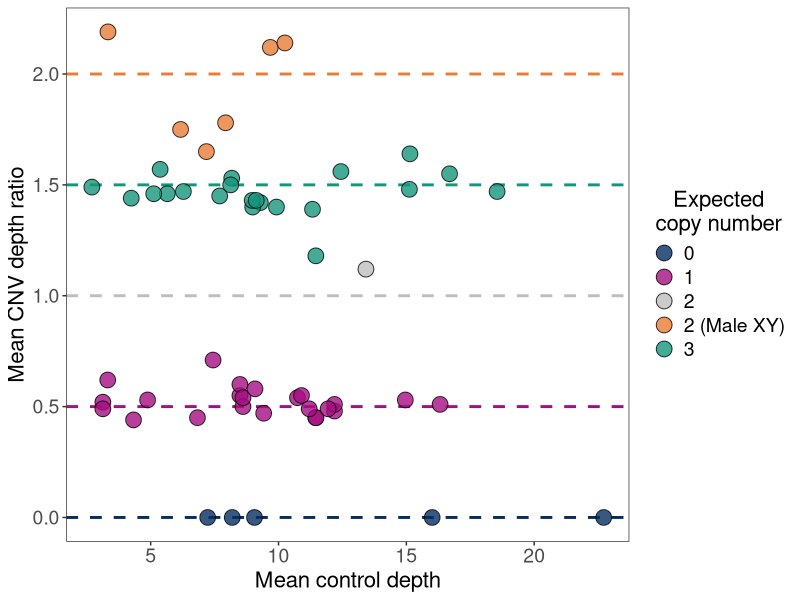
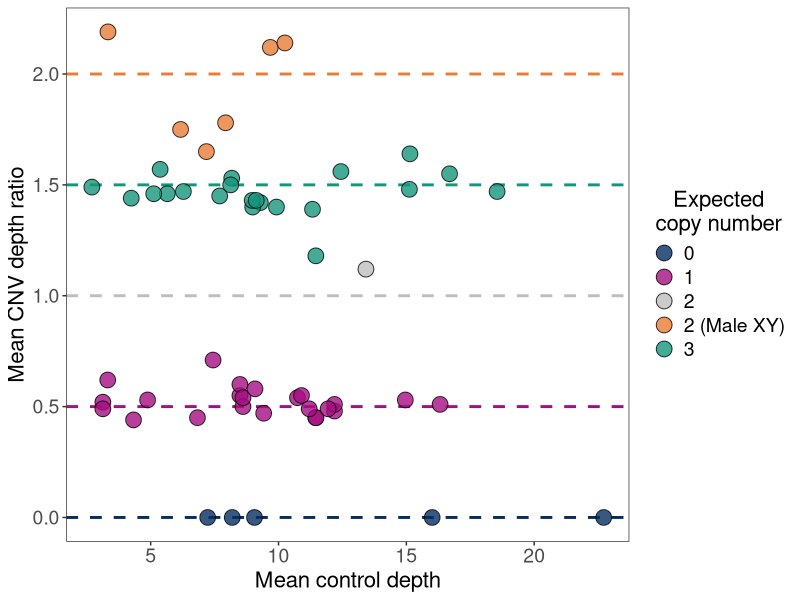

The R source for these figures, in order:
library(data.table)
library(dplyr)
library(ggplot2)

df<-fread("./data/sample_cnv_data.txt", sep="\t", header=T)

### exclude failed samples

samples_exclude <- c('SM4628','SM7239','SM4846')
df <- df %>% filter(!sample_id %in% samples_exclude)

df <- df %>% filter(region_type == 'cnv')

df<-df %>% mutate(cn_new = ifelse(sample_sex == "MALE" & cnv_type == "DUP" & (chr == "X" | chr == "Y"), paste(copy_number,sample_sex,"XY",sep="_"), copy_number))

### plot

ggplot(df, aes(x=ctrl_norm_factor, y=ctrl_norm, fill=as.factor(cn_new))) +
  geom_hline(yintercept=0, color="#052F61", linetype="dashed", size=1) +
  geom_hline(yintercept=0.5, color="#A50E82", linetype="dashed", size=1) +
  geom_hline(yintercept=1, color="gray", linetype="dashed", size=1) +
  geom_hline(yintercept=1.5, color="#14967C", linetype="dashed", size=1) +
  geom_hline(yintercept=2, color="#E87D37", linetype="dashed", size=1) +
  geom_point(shape=21, size=5, alpha=0.8) +
  scale_fill_manual(values = c("0"="#052F61", "1"="#A50E82", "2"= "gray", "3"="#14967C", "2_MALE_XY"="#E87D37"), labels = c("2_MALE_XY"="2 (Male XY)")) +
  theme_bw() + 
  theme(panel.grid.major = element_blank(),
        panel.grid.minor = element_blank(), 
        axis.line = element_blank(),
        axis.text=element_text(size=14),
        axis.title=element_text(size=16),
        legend.text=element_text(size=14),
        legend.title=element_text(size=16),
        legend.title.align=0.5) +
  guides(fill=guide_legend(title="Expected\ncopy number")) +
  xlab("Mean control depth") +
  ylab("Mean CNV depth ratio")

ggsave("./figures/Fig4.png",height=4, width=8)